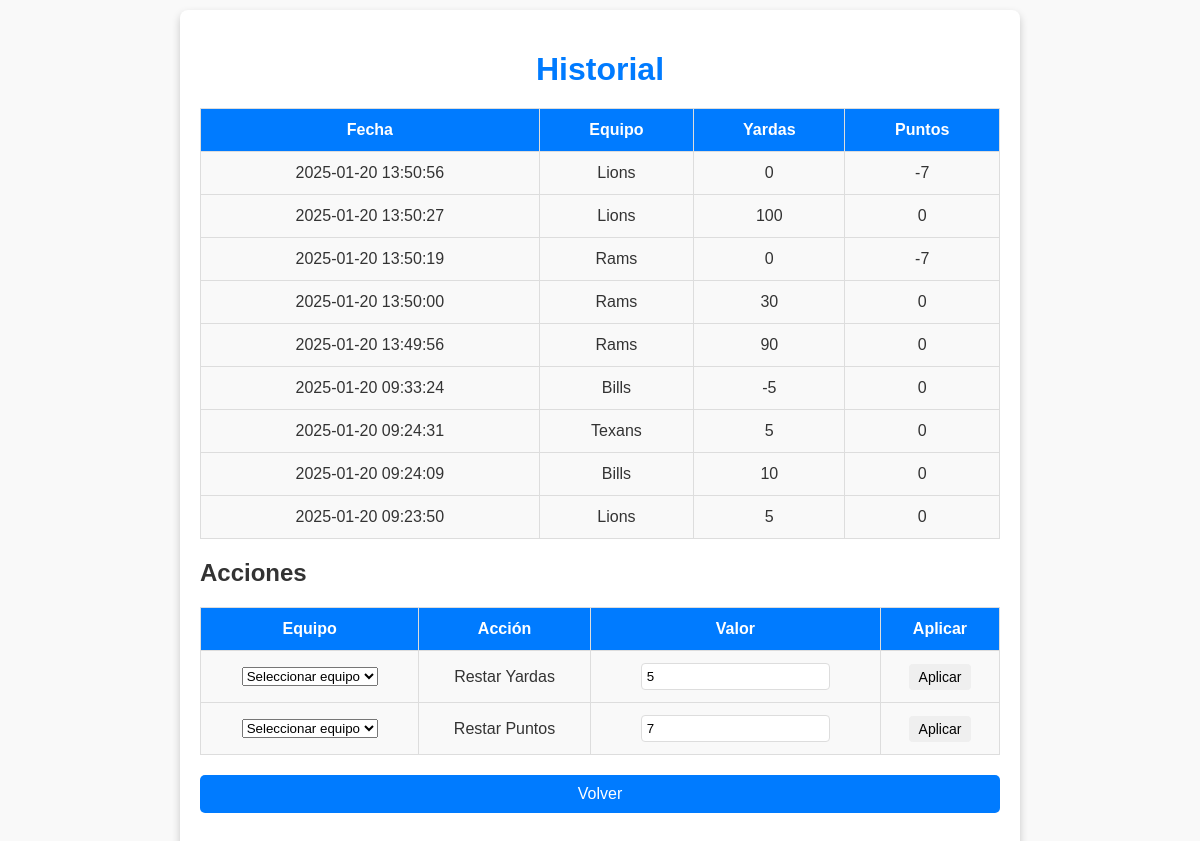
The page /historial on the database its author committed.
### tables this page shows
CREATE TABLE historial (
            id INTEGER PRIMARY KEY AUTOINCREMENT,
            equipo_id INTEGER,
            yardas INTEGER DEFAULT 0,
            puntos INTEGER DEFAULT 0,
            fecha TEXT,
            FOREIGN KEY (equipo_id) REFERENCES equipos(id) ON DELETE CASCADE
        );

CREATE TABLE equipos (
            id INTEGER PRIMARY KEY AUTOINCREMENT,
            nombre TEXT NOT NULL,
            yardas INTEGER DEFAULT 0,
            puntos INTEGER DEFAULT 0
        );

### app.py (the view)
@app.route("/historial")
def historial():
    conn = sqlite3.connect("data.db")
    cursor = conn.cursor()
    cursor.execute("""
        SELECT historial.fecha, equipos.nombre, historial.yardas, historial.puntos
        FROM historial
        INNER JOIN equipos ON historial.equipo_id = equipos.id
        ORDER BY historial.fecha DESC
    """)
    registros = cursor.fetchall()
    cursor.execute("SELECT id, nombre FROM equipos")
    equipos = cursor.fetchall()
    conn.close()
    return render_template("historial.html", registros=registros, equipos=equipos)

### templates/historial.html (shortened to what this page needs)
<!DOCTYPE html>
<html lang="en">
<head>
    <link rel="stylesheet" href="{{ url_for('static', filename='css/styles.css') }}">
</head>
<body>
    <div class="container">
        <h1>Historial</h1>
        <table>
            <thead>
                <tr>
                    <th>Fecha</th>
                    <th>Equipo</th>
                    <th>Yardas</th>
                    <th>Puntos</th>
                </tr>
            </thead>
            <tbody>
                {% for registro in registros %}
                <tr>
                    <td>{{ registro[0] }}</td>
                    <td>{{ registro[1] }}</td>
                    <td>{{ registro[2] }}</td>
                    <td>{{ registro[3] }}</td>
                </tr>
                {% endfor %}
            </tbody>
        </table>
        <h2>Acciones</h2>
        <table class="actions">
            <thead>
                <tr>
                    <th>Equipo</th>
                    <th>Acción</th>
                    <th>Valor</th>
                    <th>Aplicar</th>
                </tr>
            </thead>
            <tbody>
                <tr>
                    <form action="/restar_yardas" method="POST">
                        <td>
                            <select name="equipo_id" required>
                                <option value="" disabled selected>Seleccionar equipo</option>
                            </select>
                        </td>
                        <td>Restar Yardas</td>
                        <td>
                            <input type="number" name="yardas" value="5" step="5" required>
                        </td>
                        <td>
                            <button type="submit">Aplicar</button>
                        </td>
                    </form>
                </tr>
                <tr>
                    <form action="/restar_puntos" method="POST">
                        <td>
                            <select name="equipo_id" required>
                                <option value="" disabled selected>Seleccionar equipo</option>
                            </select>
                        </td>
                        <td>Restar Puntos</td>
                        <td>
                            <input type="number" name="puntos" value="7" step="7" required>
                        </td>
                        <td>
                            <button type="submit">Aplicar</button>
                        </td>
                    </form>
                </tr>
            </tbody>
        </table>
        <a href="/" class="volver">Volver</a>
    </div>
</body>
</html>

### static/css/styles.css (style rules this page uses)
body { font-family: Arial, sans-serif; background-color: #f9f9f9; margin: 0; padding: 10px; color: #333; }
.container { max-width: 800px; margin: 0 auto; background: white; padding: 20px; border-radius: 8px; box-shadow: 0 4px 8px rgba(0, 0, 0, 0.2); }
h1 { text-align: center; color: #007BFF; margin-bottom: 20px; }
table { width: 100%; border-collapse: collapse; margin-top: 20px; }
th, td { border: 1px solid #ddd; padding: 12px; text-align: center; }
th { background-color: #007BFF; color: white; }
td { background-color: #f9f9f9; }
input[type="text"], input[type="number"] { padding: 5px; border: 1px solid #ddd; border-radius: 4px; }
button { padding: 5px 10px; border: none; border-radius: 4px; font-size: 14px; cursor: pointer; transition: background-color 0.3s ease; }
.historial-link, .volver { display: block; text-align: center; margin: 20px 0; padding: 10px 15px; background-color: #007BFF; color: white; text-decoration: none; border-radius: 5px; }

### rows shown on the page
historial: fecha "2025-01-20 13:50:56", nombre "Lions", yardas "0", puntos "-7"
historial: fecha "2025-01-20 13:50:27", nombre "Lions", yardas "100", puntos "0"
historial: fecha "2025-01-20 13:50:19", nombre "Rams", yardas "0", puntos "-7"
historial: fecha "2025-01-20 13:50:00", nombre "Rams", yardas "30", puntos "0"
historial: fecha "2025-01-20 13:49:56", nombre "Rams", yardas "90", puntos "0"
historial: fecha "2025-01-20 09:33:24", nombre "Bills", yardas "-5", puntos "0"
historial: fecha "2025-01-20 09:24:31", nombre "Texans", yardas "5", puntos "0"
historial: fecha "2025-01-20 09:24:09", nombre "Bills", yardas "10", puntos "0"
historial: fecha "2025-01-20 09:23:50", nombre "Lions", yardas "5", puntos "0"
